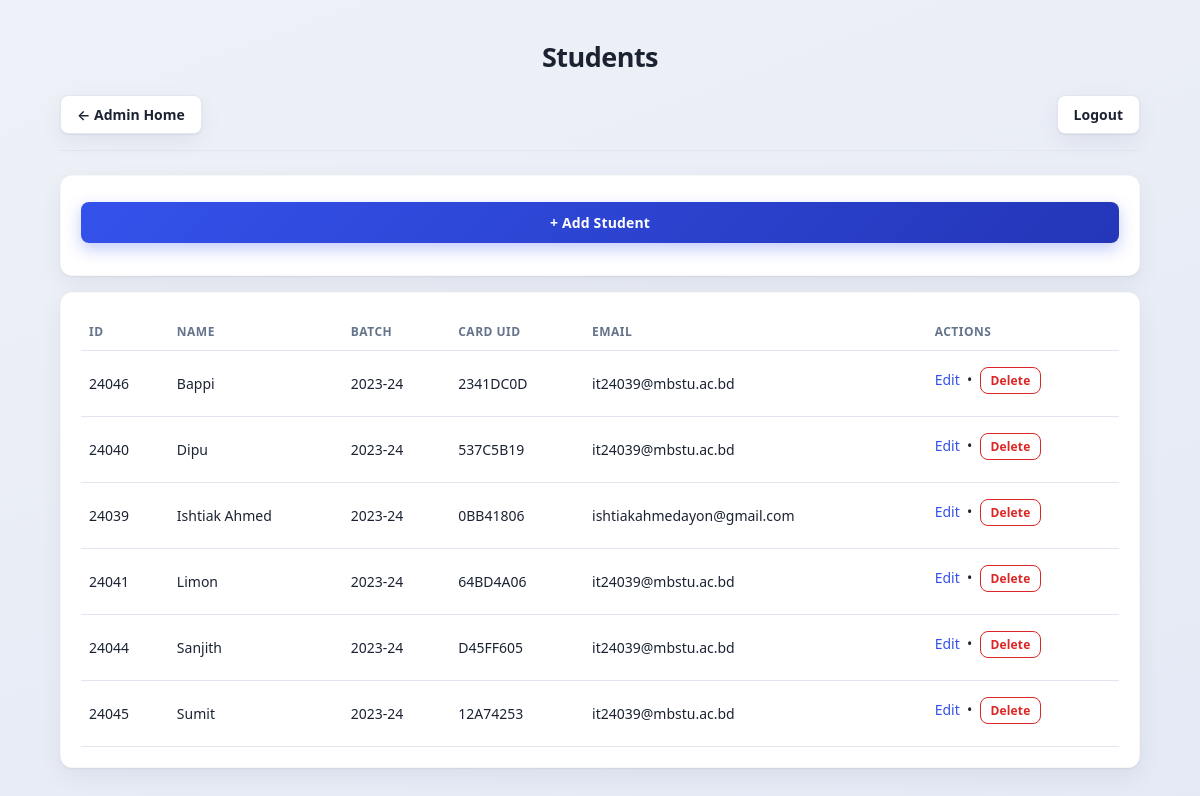
The app's page /admin/students/ (signed in) with its own data.
### tables this page shows
CREATE TABLE Students(

student_id TEXT PRIMARY KEY,

name TEXT NOT NULL,

batch INTEGER,

rfid_uid TEXT UNIQUE

, email TEXT);

### admin.py (the view)
@admin_bp.route("/<entity>/")
@login_required(role="admin")
def entity_list(entity):
    if entity not in ENTITY_META:
        return redirect(url_for("admin.dashboard"))
    conn = get_connection()
    cur = conn.cursor()
    columns, rows = LIST_BUILDERS[entity](cur)
    conn.close()
    return render_template(
        "admin_entity_list.html",
        entity=entity,
        entity_label=ENTITY_META[entity]["label"],
        pk_field=ENTITY_META[entity]["pk"],
        columns=columns,
        rows=rows,
    )

### admin.py (called while the page is built)
def _list_students(cur):
    columns = [("student_id", "ID"), ("name", "Name"), ("batch", "Batch"), ("rfid_uid", "Card UID"), ("email", "Email")]
    cur.execute("SELECT student_id, name, batch, rfid_uid, email FROM Students ORDER BY name")
    return columns, cur.fetchall()

### database.py (called while the page is built, shortened)
def _ensure_schema(conn):
    global _SCHEMA_CHECKED
    if _SCHEMA_CHECKED:
        return

def get_connection():
    conn = sqlite3.connect(DATABASE)
    conn.row_factory = sqlite3.Row
    _ensure_schema(conn)
    return conn

### ui.py (called while the page is built)
def login_required(role=None):
    def decorator(view):
        @wraps(view)
        def wrapped(*args, **kwargs):
            user_role = session.get("role")
            if not user_role:
                return redirect(url_for("ui.login"))
            if role and user_role != role:
                home = ROLE_HOME_ROUTE.get(user_role, "ui.login")
                return redirect(url_for(home))
            return view(*args, **kwargs)
        return wrapped
    return decorator

### templates/admin_entity_list.html (shortened to what this page needs)
<!doctype html>
<html lang="en">
<head>
  <link rel="stylesheet" href="{{ url_for('static', filename='styles.css') }}" />
</head>
<body>
  <div class="container">
    <h1 class="page-title">{{ entity_label }}s</h1>
    <div class="top">
      <a class="logout-btn" href="{{ url_for('admin.dashboard') }}">← Admin Home</a>
      <a class="logout-btn" href="{{ url_for('ui.logout') }}">Logout</a>
    </div>
    <div class="card" style="margin-bottom:16px;">
      <a href="{{ url_for('admin.entity_new', entity=entity) }}">
        <button type="button">+ Add {{ entity_label }}</button>
      </a>
    </div>
    <div class="card">
      {% if rows %}
      <table>
        <thead>
          <tr>
            {% for col_name, col_label in columns %}<th>{{ col_label }}</th>{% endfor %}
            <th>Actions</th>
          </tr>
        </thead>
        <tbody>
          {% for row in rows %}
          <tr>
            {% for col_name, col_label in columns %}
            <td>{{ row[col_name] if row[col_name] is not none else '—' }}</td>
            {% endfor %}
            <td>
              <a href="{{ url_for('admin.entity_edit', entity=entity, pk=row[pk_field]) }}">Edit</a>
              &nbsp;•&nbsp;
              <form method="post" action="{{ url_for('admin.entity_delete', entity=entity, pk=row[pk_field]) }}"
                    style="display:inline;"
                    onsubmit="return confirm('Delete this {{ entity_label|lower }}? This cannot be undone.');">
                <button type="submit" class="btn-ghost-danger" style="width:auto; min-width:0; padding:4px 10px; font-size:12px;">Delete</button>
              </form>
            </td>
          </tr>
          {% endfor %}
        </tbody>
      </table>
      {% else %}
      <p class="empty-note">No {{ entity_label|lower }}s yet.</p>
      {% endif %}
    </div>
  </div>
</body>
</html>

### static/styles.css (style rules this page uses)
:root { --bg: #eef1f7; --bg-gradient: linear-gradient(160deg, #eef1f7 0%, #e4e9f5 100%); --card: #ffffff; --text: #1b2333; --muted: #64748b; --line: #e2e6ee; --primary: #3452eb; --primary-dark: #2436b8; --primary-soft: #eef0fe; --danger: #dc2626; --danger-soft: #fdecec; --good: #15803d; --good-soft: #e3f6e9; --good-strong: #0f9d58; --warn: #4d7c0f; --warn-soft: #eef8e0; --radius: 12px; --shadow: 0 1px 2px rgba(20, 25, 45, 0.06), 0 8px 24px rgba(20, 25, 45, 0.06); }
body { margin: 0; font-family: "Segoe UI", "Inter", system-ui, -apple-system, Arial, sans-serif; background: var(--bg-gradient); color: var(--text); min-height: 100vh; box-sizing: border-box; }
.container { max-width: 1080px; margin: 0 auto; padding: 32px 20px 60px; }
.top { display: flex; justify-content: space-between; align-items: center; margin-bottom: 24px; padding-bottom: 16px; border-bottom: 1px solid var(--line); }
.page-title { text-align: center; font-size: 27px; font-weight: 800; letter-spacing: -0.02em; margin: 6px 0 20px; color: var(--text); }
.logout-btn { display: inline-flex; align-items: center; gap: 6px; padding: 9px 16px; border-radius: 8px; background: var(--card); border: 1px solid var(--line); color: var(--text); font-size: 14px; font-weight: 600; box-shadow: var(--shadow); transition: all 0.15s ease; }
.card { background: var(--card); border-radius: var(--radius); padding: 20px; box-shadow: var(--shadow); border: 1px solid rgba(20, 25, 45, 0.03); }
.card + .card { margin-top: 16px; }
a { color: var(--primary); text-decoration: none; }
input, select, button { width: 100%; padding: 11px 12px; border: 1px solid var(--line); border-radius: 8px; margin-top: 6px; margin-bottom: 12px; font-size: 14px; font-family: inherit; background: #fff; color: var(--text); }
button { background: linear-gradient(135deg, var(--primary), var(--primary-dark)); color: white; border: 0; cursor: pointer; font-weight: 600; letter-spacing: 0.01em; box-shadow: 0 6px 16px rgba(52, 82, 235, 0.3); transition: transform 0.1s ease, box-shadow 0.15s ease; }
table { width: 100%; border-collapse: collapse; background: var(--card); font-size: 14px; }
th, td { border-bottom: 1px solid var(--line); padding: 10px 8px; text-align: left; }
th { background: transparent; color: var(--muted); font-size: 12px; text-transform: uppercase; letter-spacing: 0.04em; font-weight: 700; }
.btn-ghost-danger { background: #fff; color: var(--danger); border: 1px solid var(--danger); box-shadow: none; width: auto; min-width: 160px; }

### records on screen
Students: student_id "24046" "Bappi" "2023-24" "2341DC0D" "it24039@mbstu.ac.bd"
Students: student_id "24040" "Dipu" "2023-24" "537C5B19" "it24039@mbstu.ac.bd"
Students: student_id "24039" "Ishtiak Ahmed" "2023-24" "0BB41806" "ishtiakahmedayon@gmail.com"
Students: student_id "24041" "Limon" "2023-24" "64BD4A06" "it24039@mbstu.ac.bd"
Students: student_id "24044" "Sanjith" "2023-24" "D45FF605" "it24039@mbstu.ac.bd"
Students: student_id "24045" "Sumit" "2023-24" "12A74253" "it24039@mbstu.ac.bd"

### other values on screen
{{ entity_label }} "Student"
{{ col_label }} "ID" "NAME" "BATCH" "CARD UID" "EMAIL"
